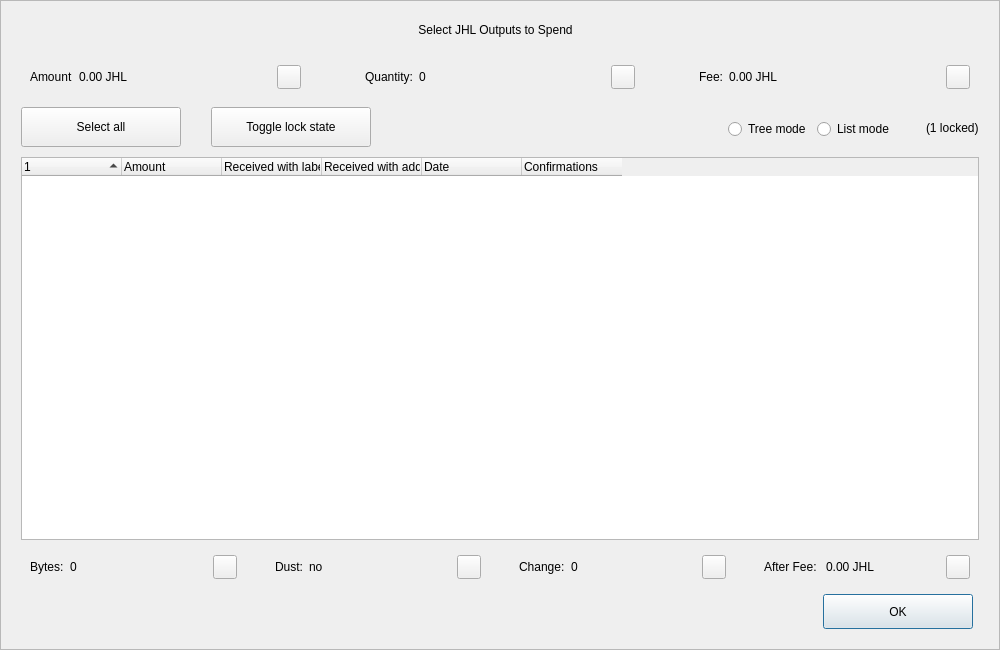
<?xml version="1.0" encoding="UTF-8"?>
<ui version="4.0">
 <class>CoinControlDialog</class>
 <widget class="QDialog" name="CoinControlDialog">
  <property name="geometry">
   <rect>
    <x>0</x>
    <y>0</y>
    <width>1000</width>
    <height>650</height>
   </rect>
  </property>
  <property name="minimumSize">
   <size>
    <width>950</width>
    <height>650</height>
   </size>
  </property>
  <property name="windowTitle">
   <string>Coin Selection</string>
  </property>
  <property name="styleSheet">
   <string notr="true"/>
  </property>
  <layout class="QVBoxLayout" name="verticalLayout">
   <property name="spacing">
    <number>0</number>
   </property>
   <property name="leftMargin">
    <number>0</number>
   </property>
   <property name="topMargin">
    <number>0</number>
   </property>
   <property name="rightMargin">
    <number>0</number>
   </property>
   <property name="bottomMargin">
    <number>0</number>
   </property>
   <item>
    <widget class="QFrame" name="frameContainer">
     <property name="toolTipDuration">
      <number>0</number>
     </property>
     <property name="frameShape">
      <enum>QFrame::StyledPanel</enum>
     </property>
     <property name="frameShadow">
      <enum>QFrame::Raised</enum>
     </property>
     <layout class="QVBoxLayout" name="verticalLayout_2">
      <property name="leftMargin">
       <number>0</number>
      </property>
      <property name="rightMargin">
       <number>0</number>
      </property>
      <property name="bottomMargin">
       <number>20</number>
      </property>
      <item>
       <layout class="QHBoxLayout" name="horizontalLayout_12">
        <property name="spacing">
         <number>0</number>
        </property>
        <property name="leftMargin">
         <number>20</number>
        </property>
        <property name="rightMargin">
         <number>30</number>
        </property>
        <item>
         <spacer name="horizontalSpacer_4">
          <property name="orientation">
           <enum>Qt::Horizontal</enum>
          </property>
          <property name="sizeHint" stdset="0">
           <size>
            <width>40</width>
            <height>20</height>
           </size>
          </property>
         </spacer>
        </item>
        <item>
         <widget class="QLabel" name="labelTitle">
          <property name="minimumSize">
           <size>
            <width>0</width>
            <height>40</height>
           </size>
          </property>
          <property name="maximumSize">
           <size>
            <width>16777215</width>
            <height>40</height>
           </size>
          </property>
          <property name="text">
           <string>Select JHL Outputs to Spend</string>
          </property>
          <property name="alignment">
           <set>Qt::AlignCenter</set>
          </property>
          <property name="margin">
           <number>7</number>
          </property>
         </widget>
        </item>
        <item>
         <spacer name="horizontalSpacer_5">
          <property name="orientation">
           <enum>Qt::Horizontal</enum>
          </property>
          <property name="sizeHint" stdset="0">
           <size>
            <width>40</width>
            <height>20</height>
           </size>
          </property>
         </spacer>
        </item>
       </layout>
      </item>
      <item>
       <layout class="QHBoxLayout" name="horizontalLayout_8">
        <property name="leftMargin">
         <number>20</number>
        </property>
        <property name="rightMargin">
         <number>20</number>
        </property>
        <item>
         <widget class="QWidget" name="layoutAmount" native="true">
          <layout class="QHBoxLayout" name="horizontalLayout_9" stretch="0,1,0">
           <item>
            <widget class="QLabel" name="labelCoinControlAmountText">
             <property name="text">
              <string>Amount</string>
             </property>
            </widget>
           </item>
           <item>
            <widget class="QLabel" name="labelCoinControlAmount">
             <property name="text">
              <string>0.00 JHL</string>
             </property>
            </widget>
           </item>
           <item alignment="Qt::AlignHCenter|Qt::AlignVCenter">
            <widget class="QPushButton" name="pushButtonAmount">
             <property name="minimumSize">
              <size>
               <width>0</width>
               <height>24</height>
              </size>
             </property>
             <property name="maximumSize">
              <size>
               <width>24</width>
               <height>26</height>
              </size>
             </property>
             <property name="focusPolicy">
              <enum>Qt::NoFocus</enum>
             </property>
             <property name="styleSheet">
              <string notr="true">padding-bottom:2px;
padding-right:4px;</string>
             </property>
             <property name="text">
              <string/>
             </property>
            </widget>
           </item>
          </layout>
         </widget>
        </item>
        <item>
         <spacer name="horizontalSpacer_2">
          <property name="orientation">
           <enum>Qt::Horizontal</enum>
          </property>
          <property name="sizeType">
           <enum>QSizePolicy::Fixed</enum>
          </property>
          <property name="sizeHint" stdset="0">
           <size>
            <width>40</width>
            <height>20</height>
           </size>
          </property>
         </spacer>
        </item>
        <item>
         <widget class="QWidget" name="layoutQuantity" native="true">
          <layout class="QHBoxLayout" name="horizontalLayout_10" stretch="0,1,0">
           <item>
            <widget class="QLabel" name="labelCoinControlQuantityText">
             <property name="text">
              <string>Quantity:</string>
             </property>
            </widget>
           </item>
           <item>
            <widget class="QLabel" name="labelCoinControlQuantity">
             <property name="text">
              <string>0</string>
             </property>
            </widget>
           </item>
           <item alignment="Qt::AlignHCenter|Qt::AlignVCenter">
            <widget class="QPushButton" name="pushButtonQuantity">
             <property name="minimumSize">
              <size>
               <width>0</width>
               <height>24</height>
              </size>
             </property>
             <property name="maximumSize">
              <size>
               <width>24</width>
               <height>26</height>
              </size>
             </property>
             <property name="focusPolicy">
              <enum>Qt::NoFocus</enum>
             </property>
             <property name="styleSheet">
              <string notr="true">padding-bottom:2px;
               padding-right:4px;</string>
             </property>
             <property name="text">
              <string/>
             </property>
            </widget>
           </item>
          </layout>
         </widget>
        </item>
        <item>
         <spacer name="horizontalSpacer_22">
          <property name="orientation">
           <enum>Qt::Horizontal</enum>
          </property>
          <property name="sizeType">
           <enum>QSizePolicy::Fixed</enum>
          </property>
          <property name="sizeHint" stdset="0">
           <size>
            <width>40</width>
            <height>20</height>
           </size>
          </property>
         </spacer>
        </item>
        <item>
         <widget class="QWidget" name="layoutFee" native="true">
          <layout class="QHBoxLayout" name="horizontalLayout_11" stretch="0,1,0">
           <item>
            <widget class="QLabel" name="labelCoinControlFeeText">
             <property name="text">
              <string>Fee:</string>
             </property>
            </widget>
           </item>
           <item>
            <widget class="QLabel" name="labelCoinControlFee">
             <property name="text">
              <string>0.00 JHL</string>
             </property>
            </widget>
           </item>
           <item alignment="Qt::AlignHCenter|Qt::AlignVCenter">
            <widget class="QPushButton" name="pushButtonFee">
             <property name="minimumSize">
              <size>
               <width>0</width>
               <height>24</height>
              </size>
             </property>
             <property name="maximumSize">
              <size>
               <width>24</width>
               <height>26</height>
              </size>
             </property>
             <property name="focusPolicy">
              <enum>Qt::NoFocus</enum>
             </property>
             <property name="styleSheet">
              <string notr="true">padding-bottom:2px;
               padding-right:4px;</string>
             </property>
             <property name="text">
              <string/>
             </property>
            </widget>
           </item>
          </layout>
         </widget>
        </item>
       </layout>
      </item>
      <item>
       <widget class="QFrame" name="frame">
        <property name="minimumSize">
         <size>
          <width>0</width>
          <height>40</height>
         </size>
        </property>
        <property name="styleSheet">
         <string notr="true">#frame {
	border:0;
}</string>
        </property>
        <property name="frameShape">
         <enum>QFrame::StyledPanel</enum>
        </property>
        <property name="frameShadow">
         <enum>QFrame::Sunken</enum>
        </property>
        <layout class="QHBoxLayout" name="horizontalLayout">
         <property name="spacing">
          <number>0</number>
         </property>
         <property name="leftMargin">
          <number>20</number>
         </property>
         <property name="topMargin">
          <number>0</number>
         </property>
         <property name="rightMargin">
          <number>20</number>
         </property>
         <property name="bottomMargin">
          <number>0</number>
         </property>
         <item>
          <layout class="QHBoxLayout" name="horizontalLayoutPanel" stretch="0,0,0,0,0,0">
           <property name="spacing">
            <number>20</number>
           </property>
           <item>
            <widget class="QPushButton" name="pushButtonSelectAll">
             <property name="sizePolicy">
              <sizepolicy hsizetype="Maximum" vsizetype="Fixed">
               <horstretch>0</horstretch>
               <verstretch>0</verstretch>
              </sizepolicy>
             </property>
             <property name="minimumSize">
              <size>
               <width>160</width>
               <height>40</height>
              </size>
             </property>
             <property name="maximumSize">
              <size>
               <width>16777215</width>
               <height>40</height>
              </size>
             </property>
             <property name="text">
              <string>Select all</string>
             </property>
             <property name="checkable">
              <bool>true</bool>
             </property>
             <property name="checked">
              <bool>false</bool>
             </property>
             <property name="autoExclusive">
              <bool>false</bool>
             </property>
             <property name="autoDefault">
              <bool>false</bool>
             </property>
            </widget>
           </item>
           <item>
            <spacer name="horizontalSpacer_6">
             <property name="orientation">
              <enum>Qt::Horizontal</enum>
             </property>
             <property name="sizeType">
              <enum>QSizePolicy::Fixed</enum>
             </property>
             <property name="sizeHint" stdset="0">
              <size>
               <width>10</width>
               <height>20</height>
              </size>
             </property>
            </spacer>
           </item>
           <item>
            <widget class="QPushButton" name="pushButtonToggleLock">
             <property name="sizePolicy">
              <sizepolicy hsizetype="Maximum" vsizetype="Fixed">
               <horstretch>0</horstretch>
               <verstretch>0</verstretch>
              </sizepolicy>
             </property>
             <property name="minimumSize">
              <size>
               <width>160</width>
               <height>40</height>
              </size>
             </property>
             <property name="maximumSize">
              <size>
               <width>16777215</width>
               <height>40</height>
              </size>
             </property>
             <property name="text">
              <string>Toggle lock state</string>
             </property>
             <property name="checkable">
              <bool>true</bool>
             </property>
             <property name="autoExclusive">
              <bool>false</bool>
             </property>
             <property name="autoDefault">
              <bool>false</bool>
             </property>
            </widget>
           </item>
           <item>
            <spacer name="horizontalSpacer_7">
             <property name="orientation">
              <enum>Qt::Horizontal</enum>
             </property>
             <property name="sizeType">
              <enum>QSizePolicy::Expanding</enum>
             </property>
             <property name="sizeHint" stdset="0">
              <size>
               <width>30</width>
               <height>20</height>
              </size>
             </property>
            </spacer>
           </item>
           <item alignment="Qt::AlignRight">
            <widget class="QGroupBox" name="groupBox_2">
             <property name="styleSheet">
              <string notr="true">#groupBox_2 {
    background-color:transparent;
    border-radius:0;
}</string>
             </property>
             <property name="title">
              <string/>
             </property>
             <layout class="QHBoxLayout" name="horizontalLayout_14">
              <item>
               <widget class="QRadioButton" name="radioTreeMode">
                <property name="sizePolicy">
                 <sizepolicy hsizetype="Maximum" vsizetype="Fixed">
                  <horstretch>0</horstretch>
                  <verstretch>0</verstretch>
                 </sizepolicy>
                </property>
                <property name="text">
                 <string>Tree mode</string>
                </property>
               </widget>
              </item>
              <item>
               <widget class="QRadioButton" name="radioListMode">
                <property name="sizePolicy">
                 <sizepolicy hsizetype="Maximum" vsizetype="Fixed">
                  <horstretch>0</horstretch>
                  <verstretch>0</verstretch>
                 </sizepolicy>
                </property>
                <property name="text">
                 <string>List mode</string>
                </property>
                <property name="checked">
                 <bool>false</bool>
                </property>
               </widget>
              </item>
             </layout>
            </widget>
           </item>
           <item>
            <widget class="QLabel" name="labelLocked">
             <property name="text">
              <string>(1 locked)</string>
             </property>
            </widget>
           </item>
          </layout>
         </item>
        </layout>
       </widget>
      </item>
      <item>
       <layout class="QHBoxLayout" name="horizontalLayout_13">
        <property name="leftMargin">
         <number>20</number>
        </property>
        <property name="rightMargin">
         <number>20</number>
        </property>
        <item>
         <widget class="CoinControlTreeWidget" name="treeWidget">
          <property name="contextMenuPolicy">
           <enum>Qt::CustomContextMenu</enum>
          </property>
          <property name="styleSheet">
           <string notr="true"/>
          </property>
          <property name="sortingEnabled">
           <bool>false</bool>
          </property>
          <property name="columnCount">
           <number>6</number>
          </property>
          <attribute name="headerShowSortIndicator" stdset="0">
           <bool>true</bool>
          </attribute>
          <attribute name="headerStretchLastSection">
           <bool>false</bool>
          </attribute>
          <column>
           <property name="text">
            <string/>
           </property>
          </column>
          <column>
           <property name="text">
            <string>Amount</string>
           </property>
          </column>
          <column>
           <property name="text">
            <string>Received with label</string>
           </property>
          </column>
          <column>
           <property name="text">
            <string>Received with address</string>
           </property>
          </column>
          <column>
           <property name="text">
            <string>Date</string>
           </property>
          </column>
          <column>
           <property name="text">
            <string>Confirmations</string>
           </property>
           <property name="toolTip">
            <string>Confirmed</string>
           </property>
          </column>
         </widget>
        </item>
       </layout>
      </item>
      <item>
       <layout class="QHBoxLayout" name="horizontalLayout_3">
        <property name="spacing">
         <number>20</number>
        </property>
        <property name="leftMargin">
         <number>20</number>
        </property>
        <property name="rightMargin">
         <number>20</number>
        </property>
        <item>
         <widget class="QWidget" name="layoutBytes" native="true">
          <layout class="QHBoxLayout" name="horizontalLayout_4" stretch="0,1,0">
           <item>
            <widget class="QLabel" name="labelCoinControlBytesText">
             <property name="text">
              <string>Bytes:</string>
             </property>
            </widget>
           </item>
           <item>
            <widget class="QLabel" name="labelCoinControlBytes">
             <property name="text">
              <string>0</string>
             </property>
            </widget>
           </item>
           <item alignment="Qt::AlignHCenter|Qt::AlignVCenter">
            <widget class="QPushButton" name="pushButtonBytes">
             <property name="minimumSize">
              <size>
               <width>0</width>
               <height>24</height>
              </size>
             </property>
             <property name="maximumSize">
              <size>
               <width>24</width>
               <height>26</height>
              </size>
             </property>
             <property name="focusPolicy">
              <enum>Qt::NoFocus</enum>
             </property>
             <property name="styleSheet">
              <string notr="true">padding-bottom:2px;
               padding-right:4px;</string>
             </property>
             <property name="text">
              <string/>
             </property>
            </widget>
           </item>
          </layout>
         </widget>
        </item>
        <item>
         <widget class="QWidget" name="layoutDust" native="true">
          <layout class="QHBoxLayout" name="horizontalLayout_5" stretch="0,1,0">
           <item>
            <widget class="QLabel" name="labelCoinControlLowOutputText">
             <property name="text">
              <string>Dust:</string>
             </property>
            </widget>
           </item>
           <item>
            <widget class="QLabel" name="labelCoinControlLowOutput">
             <property name="text">
              <string>no</string>
             </property>
            </widget>
           </item>
           <item alignment="Qt::AlignHCenter|Qt::AlignVCenter">
            <widget class="QPushButton" name="pushButtonDust">
             <property name="minimumSize">
              <size>
               <width>0</width>
               <height>24</height>
              </size>
             </property>
             <property name="maximumSize">
              <size>
               <width>24</width>
               <height>26</height>
              </size>
             </property>
             <property name="focusPolicy">
              <enum>Qt::NoFocus</enum>
             </property>
             <property name="styleSheet">
              <string notr="true">padding-bottom:2px;
               padding-right:4px;</string>
             </property>
             <property name="text">
              <string/>
             </property>
            </widget>
           </item>
          </layout>
         </widget>
        </item>
        <item>
         <widget class="QWidget" name="layoutChange" native="true">
          <layout class="QHBoxLayout" name="horizontalLayout_6" stretch="0,1,0">
           <item>
            <widget class="QLabel" name="labelCoinControlChangeText">
             <property name="text">
              <string>Change:</string>
             </property>
            </widget>
           </item>
           <item>
            <widget class="QLabel" name="labelCoinControlChange">
             <property name="text">
              <string>0</string>
             </property>
            </widget>
           </item>
           <item alignment="Qt::AlignHCenter|Qt::AlignVCenter">
            <widget class="QPushButton" name="pushButtonChange">
             <property name="minimumSize">
              <size>
               <width>0</width>
               <height>24</height>
              </size>
             </property>
             <property name="maximumSize">
              <size>
               <width>24</width>
               <height>26</height>
              </size>
             </property>
             <property name="focusPolicy">
              <enum>Qt::NoFocus</enum>
             </property>
             <property name="styleSheet">
              <string notr="true">padding-bottom:2px;
               padding-right:4px;</string>
             </property>
             <property name="text">
              <string/>
             </property>
            </widget>
           </item>
          </layout>
         </widget>
        </item>
        <item>
         <widget class="QWidget" name="layoutAfter" native="true">
          <layout class="QHBoxLayout" name="horizontalLayout_7" stretch="0,1,0">
           <item>
            <widget class="QLabel" name="labelCoinControlAfterFeeText">
             <property name="text">
              <string>After Fee: </string>
             </property>
            </widget>
           </item>
           <item>
            <widget class="QLabel" name="labelCoinControlAfterFee">
             <property name="text">
              <string>0.00 JHL</string>
             </property>
            </widget>
           </item>
           <item alignment="Qt::AlignHCenter|Qt::AlignVCenter">
            <widget class="QPushButton" name="pushButtonAlterFee">
             <property name="minimumSize">
              <size>
               <width>0</width>
               <height>24</height>
              </size>
             </property>
             <property name="maximumSize">
              <size>
               <width>24</width>
               <height>26</height>
              </size>
             </property>
             <property name="focusPolicy">
              <enum>Qt::NoFocus</enum>
             </property>
             <property name="styleSheet">
              <string notr="true">padding-bottom:2px;
               padding-right:4px;</string>
             </property>
             <property name="text">
              <string/>
             </property>
            </widget>
           </item>
          </layout>
         </widget>
        </item>
       </layout>
      </item>
      <item>
       <layout class="QHBoxLayout" name="horizontalLayout_2">
        <property name="spacing">
         <number>0</number>
        </property>
        <property name="leftMargin">
         <number>20</number>
        </property>
        <property name="rightMargin">
         <number>26</number>
        </property>
        <item>
         <spacer name="horizontalSpacer_3">
          <property name="orientation">
           <enum>Qt::Horizontal</enum>
          </property>
          <property name="sizeHint" stdset="0">
           <size>
            <width>558</width>
            <height>20</height>
           </size>
          </property>
         </spacer>
        </item>
        <item>
         <widget class="QPushButton" name="pushButtonOk">
          <property name="minimumSize">
           <size>
            <width>150</width>
            <height>35</height>
           </size>
          </property>
          <property name="text">
           <string>OK</string>
          </property>
         </widget>
        </item>
       </layout>
      </item>
     </layout>
    </widget>
   </item>
  </layout>
 </widget>
 <customwidgets>
  <customwidget>
   <class>CoinControlTreeWidget</class>
   <extends>QTreeWidget</extends>
   <header>coincontroltreewidget.h</header>
  </customwidget>
 </customwidgets>
 <resources/>
 <connections/>
</ui>
